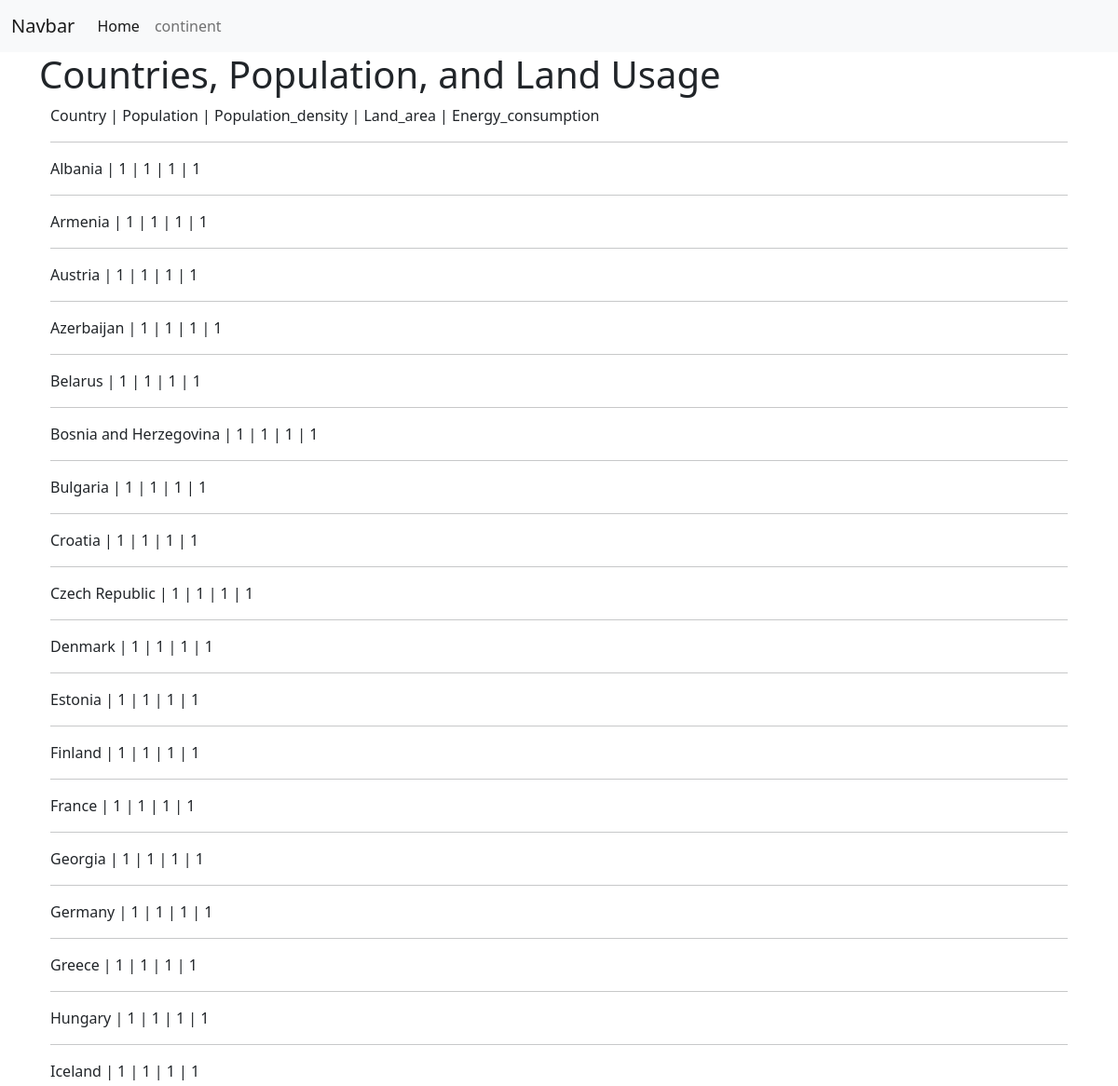
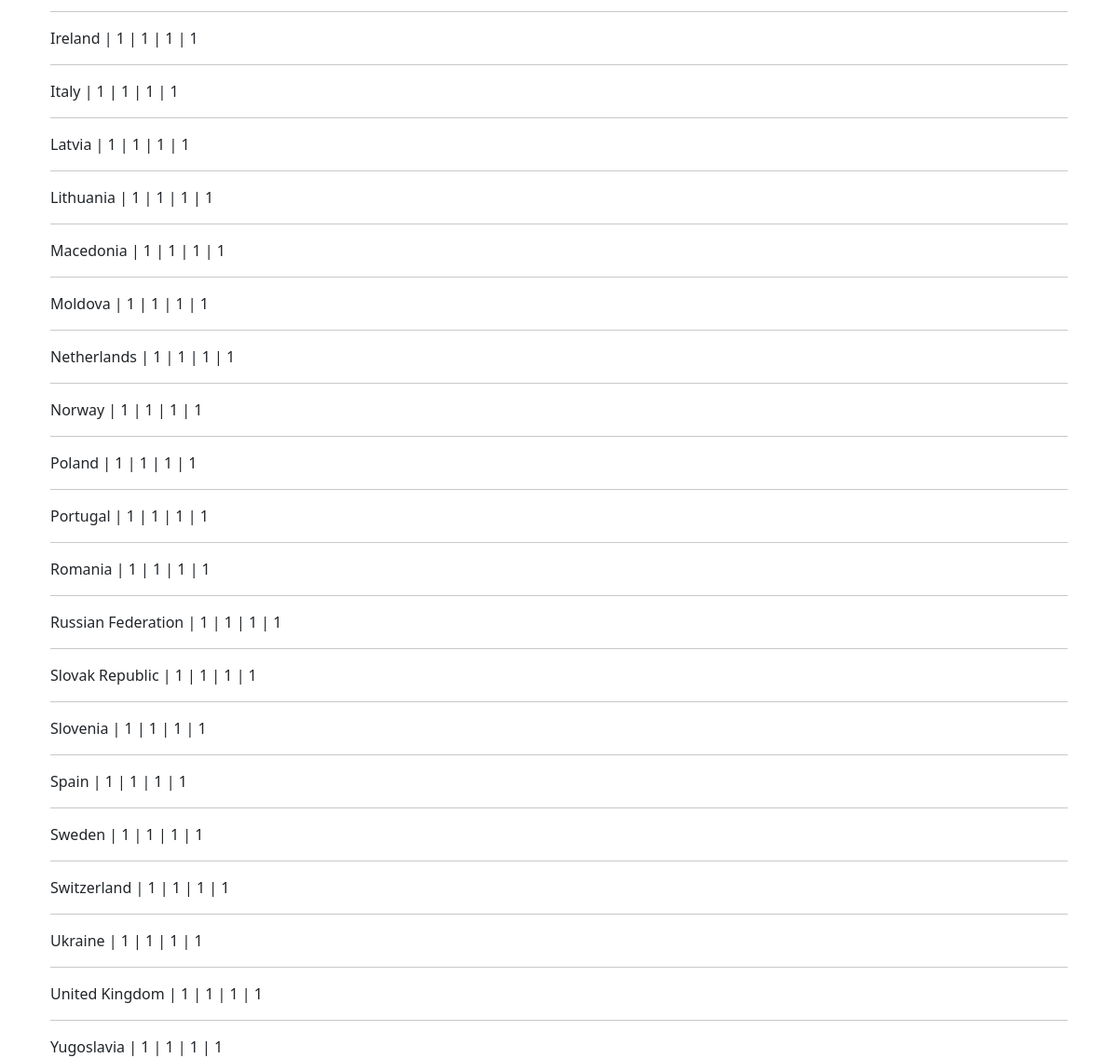
The page /continent_detail/3 on the database its author committed (2 pictures, top to bottom).
### tables this page shows
CREATE TABLE country( id INTEGER PRIMARY KEY AUTOINCREMENT, continent_id INTEGER, name TEXT, population INTEGER, population_density INTEGER, land_area INTEGER, energy_consumption INTEGER, FOREIGN KEY(continent_id) REFERENCES continent(id) );

### project.py (the view)
@app.route('/continent_detail/<continent_id>')
def detail(continent_id):
    try:
        conn = sqlite3.connect(db_name)
        conn.row_factory = sqlite3.Row
        cur = conn.cursor()
        cur.execute('select * from country where continent_id=?', continent_id)
        countries = cur.fetchall()
        conn.close()
        return render_template('detail.html', countries=countries)
    except RuntimeError:
        return render_template('error500.html')

### templates/detail.html
{% extends 'base.html' %}
{% block content %}
    <h1>
        Countries, Population, and Land Usage
    </h1>
    <div class="container">
        Country | Population | Population_density | Land_area | Energy_consumption
        {% for country in countries %}
        <hr>
        {{country['name']}} | {{country['population']}} | {{country['population_density']}} | {{country['land_area']}} | {{country['energy_consumption']}}
        {% endfor %}
    </div>
{% endblock %}

### rows shown on the page
country: name "Albania", population "1", population_density "1", land_area "1", energy_consumption "1"
country: name "Armenia", population "1", population_density "1", land_area "1", energy_consumption "1"
country: name "Austria", population "1", population_density "1", land_area "1", energy_consumption "1"
country: name "Azerbaijan", population "1", population_density "1", land_area "1", energy_consumption "1"
country: name "Belarus", population "1", population_density "1", land_area "1", energy_consumption "1"
country: name "Bosnia and Herzegovina", population "1", population_density "1", land_area "1", energy_consumption "1"
country: name "Bulgaria", population "1", population_density "1", land_area "1", energy_consumption "1"
country: name "Croatia", population "1", population_density "1", land_area "1", energy_consumption "1"
country: name "Czech Republic", population "1", population_density "1", land_area "1", energy_consumption "1"
country: name "Denmark", population "1", population_density "1", land_area "1", energy_consumption "1"
country: name "Estonia", population "1", population_density "1", land_area "1", energy_consumption "1"
country: name "Finland", population "1", population_density "1", land_area "1", energy_consumption "1"
country: name "France", population "1", population_density "1", land_area "1", energy_consumption "1"
country: name "Georgia", population "1", population_density "1", land_area "1", energy_consumption "1"
country: name "Germany", population "1", population_density "1", land_area "1", energy_consumption "1"
country: name "Greece", population "1", population_density "1", land_area "1", energy_consumption "1"
country: name "Hungary", population "1", population_density "1", land_area "1", energy_consumption "1"
country: name "Iceland", population "1", population_density "1", land_area "1", energy_consumption "1"
country: name "Ireland", population "1", population_density "1", land_area "1", energy_consumption "1"
country: name "Italy", population "1", population_density "1", land_area "1", energy_consumption "1"
country: name "Latvia", population "1", population_density "1", land_area "1", energy_consumption "1"
country: name "Lithuania", population "1", population_density "1", land_area "1", energy_consumption "1"
country: name "Macedonia", population "1", population_density "1", land_area "1", energy_consumption "1"
country: name "Moldova", population "1", population_density "1", land_area "1", energy_consumption "1"
country: name "Netherlands", population "1", population_density "1", land_area "1", energy_consumption "1"
country: name "Norway", population "1", population_density "1", land_area "1", energy_consumption "1"
country: name "Poland", population "1", population_density "1", land_area "1", energy_consumption "1"
country: name "Portugal", population "1", population_density "1", land_area "1", energy_consumption "1"
country: name "Romania", population "1", population_density "1", land_area "1", energy_consumption "1"
country: name "Russian Federation", population "1", population_density "1", land_area "1", energy_consumption "1"
country: name "Slovak Republic", population "1", population_density "1", land_area "1", energy_consumption "1"
country: name "Slovenia", population "1", population_density "1", land_area "1", energy_consumption "1"
country: name "Spain", population "1", population_density "1", land_area "1", energy_consumption "1"
country: name "Sweden", population "1", population_density "1", land_area "1", energy_consumption "1"
country: name "Switzerland", population "1", population_density "1", land_area "1", energy_consumption "1"
country: name "Ukraine", population "1", population_density "1", land_area "1", energy_consumption "1"
country: name "United Kingdom", population "1", population_density "1", land_area "1", energy_consumption "1"
country: name "Yugoslavia", population "1", population_density "1", land_area "1", energy_consumption "1"
